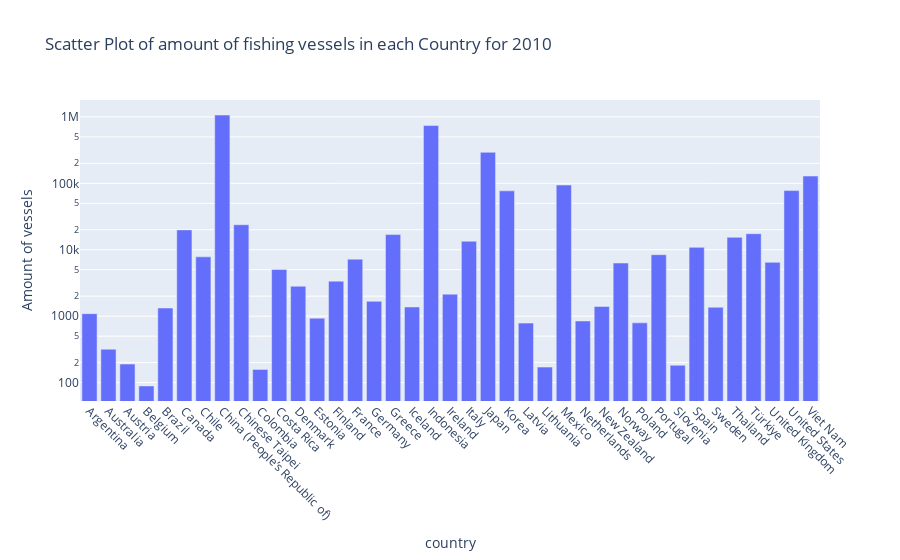
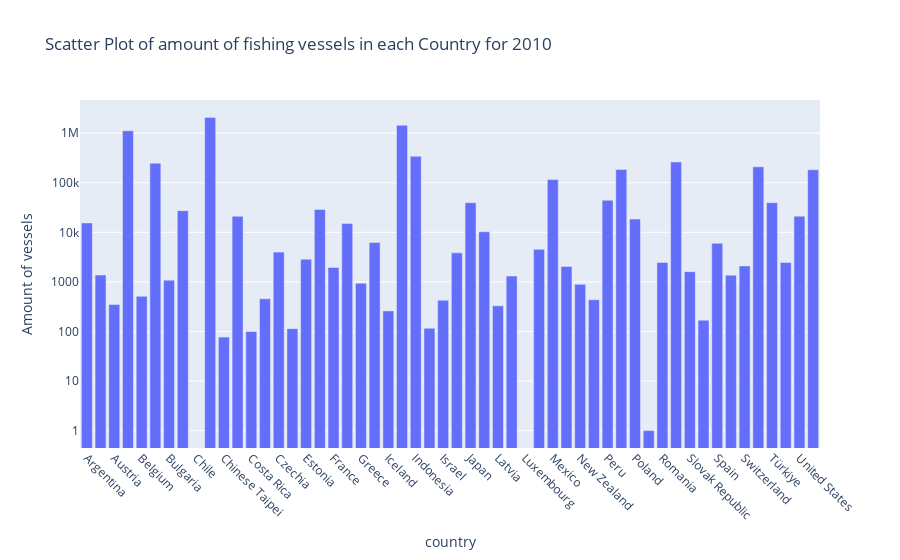

Notebook cell for these charts, in order:
### Markdown cell above
Jakob:

### Code cell
FishBoats = pd.read_csv('Fish_Boote.csv')
FishInland = pd.read_csv('Fish_Inland.csv')

# FISH BOATS
# Alphabetisch sortiert
FishBoatsSorted = FishBoats.sort_values(by='Reference area', ascending=True)

# transfering mentionable values into lists
boat_referenceArea = FishBoatsSorted['Reference area'].tolist()
boat_timePeriod = FishBoatsSorted['TIME_PERIOD'].tolist()
boat_obsValue = FishBoatsSorted['OBS_VALUE'].tolist()

boat_Data = pd.DataFrame({
    'country': boat_referenceArea,
    'absolute_value': boat_obsValue,
    'timePeriod': boat_timePeriod
})
# FISH INLAND
# sort
FishInlandsorted = FishInland.sort_values(by='Reference area', ascending=True)

# Transfering mentionable values into lists
inland_referenceArea = FishInlandsorted['Reference area'].tolist()
inland_timePeriod = FishInlandsorted['TIME_PERIOD'].tolist()
inland_obsValue = FishInlandsorted['OBS_VALUE'].tolist()

inland_Data = pd.DataFrame({
    'country': inland_referenceArea,
    'absolute_value': inland_obsValue,
    'timePeriod': inland_timePeriod
})

# Function for Bar Chart
def create_casual_chart(data, title, year_filter):

    # set Filter to 2010
    filtered_Data = data[data['timePeriod'] == year_filter]

    # Scatter Plot using plotly.express
    fig = px.bar(filtered_Data, x='country', y='absolute_value', 
                    title=title,
                    labels={'Time_Period': 'Time Period (Years)', 'absolute_value': 'Amount of vessels'})
    # logahritmic scale:
    fig.update_yaxes(type='log')
    fig.update_layout(
        xaxis=dict(tickangle=45)  # Rotates x-axis labels by 45 degrees
    )
    # Show the plot
    fig.show()

# Create chart for Boats
create_casual_chart(boat_Data,"Scatter Plot of amount of fishing vessels in each Country for 2010",2010)
# Create chart for catches
create_casual_chart(inland_Data,"Scatter Plot of amount of fishing vessels in each Country for 2010",2010)




# Mixed Scatter Plot

# finding common countries:
common_countries = set(boat_Data['country']).intersection(inland_Data['country'])
boat_Data_filtered = boat_Data[boat_Data["country"].isin(common_countries)]
inland_Data_filtered = inland_Data[inland_Data["country"].isin(common_countries)]
# finding common time period
common_time = set(boat_Data['timePeriod']).intersection(inland_Data['timePeriod'])
boat_Data_filtered = boat_Data[boat_Data["timePeriod"].isin(common_time)]
inland_Data_filtered = inland_Data[inland_Data["timePeriod"].isin(common_time)]

print(boat_Data_filtered,inland_Data_filtered)

### Figure 1 — Plotly figure (JSON) as saved in the notebook; plotly's stock layout.template omitted (floating-point values rounded to 4 significant figures)
{"data": [{"alignmentgroup": "True", "hovertemplate": "country=%{x}<br>Amount of vessels=%{y}<extra></extra>", "legendgroup": "", "marker": {"color": "#636efa", "pattern": {"shape": ""}}, "name": "", "offsetgroup": "", "orientation": "v", "showlegend": false, "textposition": "auto", "type": "bar", "x": ["Argentina", "Australia", "Austria", "Belgium", "Brazil", "Canada", "Chile", "China (People’s Republic of)", "Chinese Taipei", "Colombia", "Costa Rica", "Denmark", "Estonia", "Finland", "France", "Germany", "Greece", "Iceland", "Indonesia", "Ireland", "Italy", "Japan", "Korea", "Latvia", "Lithuania", "Mexico", "Netherlands", "New Zealand", "Norway", "Poland", "Portugal", "Slovenia", "Spain", "Sweden", "Thailand", "Türkiye", "United Kingdom", "United States", "Viet Nam"], "xaxis": "x", "y": [1090, 318, 190, 89, 1326, 19906, 7815, 1065645, 23782, 158, 5035, 2820, 934, 3366, 7216, 1673, 16913, 1375, 739932, 2144, 13431, 292822, 76974, 786, 171, 94111, 846, 1401, 6310, 793, 8425, 182, 10855, 1360, 15381, 17440, 6460, 77695, 128538], "yaxis": "y"}], "layout": {"barmode": "relative", "legend": {"tracegroupgap": 0}, "title": {"text": "Scatter Plot of amount of fishing vessels in each Country for 2010"}, "xaxis": {"anchor": "y", "domain": [0, 1], "tickangle": 45, "title": {"text": "country"}}, "yaxis": {"anchor": "x", "domain": [0, 1], "title": {"text": "Amount of vessels"}, "type": "log"}}}

### Figure 2 — Plotly figure (JSON) as saved in the notebook; plotly's stock layout.template omitted (floating-point values rounded to 4 significant figures)
{"data": [{"alignmentgroup": "True", "hovertemplate": "country=%{x}<br>Amount of vessels=%{y}<extra></extra>", "legendgroup": "", "marker": {"color": "#636efa", "pattern": {"shape": ""}}, "name": "", "offsetgroup": "", "orientation": "v", "showlegend": false, "textposition": "auto", "type": "bar", "x": ["Argentina", "Australia", "Austria", "Bangladesh", "Belgium", "Brazil", "Bulgaria", "Canada", "Chile", "China (People’s Republic of)", "Chinese Taipei", "Colombia", "Costa Rica", "Croatia", "Czechia", "Denmark", "Estonia", "Finland", "France", "Germany", "Greece", "Hungary", "Iceland", "India", "Indonesia", "Ireland", "Israel", "Italy", "Japan", "Korea", "Latvia", "Lithuania", "Luxembourg", "Malaysia", "Mexico", "Netherlands", "New Zealand", "Norway", "Peru", "Philippines", "Poland", "Portugal", "Romania", "Russia", "Slovak Republic", "Slovenia", "Spain", "Sweden", "Switzerland", "Thailand", "Türkiye", "United Kingdom", "United States", "Viet Nam"], "xaxis": "x", "y": [15445, 1376, 350, 1119094, 511, 248122, 1085, 27385, 0, 2080560, 77, 21049, 100, 456, 3990, 114, 2869, 28874, 1950, 15010, 940, 6216, 260, 1444153, 341393, 116, 426, 3852, 39576, 10256, 329, 1310, 0, 4545, 115732, 2051, 892, 437, 44368, 185406, 18508, 1, 2457, 262962, 1608, 169, 6000, 1368, 2101, 209300, 39479, 2473, 21171, 182655], "yaxis": "y"}], "layout": {"barmode": "relative", "legend": {"tracegroupgap": 0}, "title": {"text": "Scatter Plot of amount of fishing vessels in each Country for 2010"}, "xaxis": {"anchor": "y", "domain": [0, 1], "tickangle": 45, "title": {"text": "country"}}, "yaxis": {"anchor": "x", "domain": [0, 1], "title": {"text": "Amount of vessels"}, "type": "log"}}}
